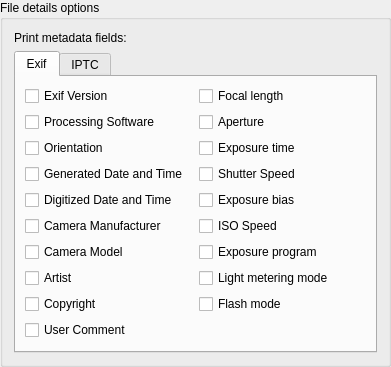
<?xml version="1.0" encoding="UTF-8"?>
<ui version="4.0">
 <class>DetailsGroupBox</class>
 <widget class="QGroupBox" name="DetailsGroupBox">
  <property name="geometry">
   <rect>
    <x>0</x>
    <y>0</y>
    <width>391</width>
    <height>317</height>
   </rect>
  </property>
  <property name="title">
   <string>File details options</string>
  </property>
  <layout class="QGridLayout" name="gridLayout">
   <item row="0" column="0">
    <widget class="QLabel" name="label_18">
     <property name="text">
      <string>Print metadata fields:</string>
     </property>
    </widget>
   </item>
   <item row="1" column="0">
    <widget class="QTabWidget" name="tabWidget">
     <property name="currentIndex">
      <number>0</number>
     </property>
     <widget class="QWidget" name="exifTab">
      <attribute name="title">
       <string>Exif</string>
      </attribute>
      <layout class="QGridLayout" name="gridLayout_4">
       <item row="4" column="0">
        <widget class="QCheckBox" name="exifGeneratedTimeCheckBox">
         <property name="text">
          <string>Generated Date and Time</string>
         </property>
        </widget>
       </item>
       <item row="2" column="0">
        <widget class="QCheckBox" name="exifSoftCheckBox">
         <property name="text">
          <string>Processing Software</string>
         </property>
        </widget>
       </item>
       <item row="1" column="1">
        <widget class="QCheckBox" name="exifFocalLengthCheckBox">
         <property name="text">
          <string>Focal length</string>
         </property>
        </widget>
       </item>
       <item row="1" column="0">
        <widget class="QCheckBox" name="exifVersionCheckBox">
         <property name="text">
          <string>Exif Version</string>
         </property>
        </widget>
       </item>
       <item row="3" column="0">
        <widget class="QCheckBox" name="exifOrientationCheckBox">
         <property name="text">
          <string>Orientation</string>
         </property>
        </widget>
       </item>
       <item row="7" column="0">
        <widget class="QCheckBox" name="exifManufacturerCheckBox">
         <property name="text">
          <string>Camera Manufacturer</string>
         </property>
        </widget>
       </item>
       <item row="5" column="0">
        <widget class="QCheckBox" name="exifDigitizedTimeCheckBox">
         <property name="text">
          <string>Digitized Date and Time</string>
         </property>
        </widget>
       </item>
       <item row="2" column="1">
        <widget class="QCheckBox" name="exifApertureCheckBox">
         <property name="text">
          <string>Aperture</string>
         </property>
        </widget>
       </item>
       <item row="3" column="1">
        <widget class="QCheckBox" name="exifExpTimeCheckBox">
         <property name="text">
          <string>Exposure time</string>
         </property>
        </widget>
       </item>
       <item row="8" column="0">
        <widget class="QCheckBox" name="exifModelCheckBox">
         <property name="text">
          <string>Camera Model</string>
         </property>
        </widget>
       </item>
       <item row="7" column="1">
        <widget class="QCheckBox" name="exifIsoCheckBox">
         <property name="text">
          <string>ISO Speed</string>
         </property>
        </widget>
       </item>
       <item row="9" column="1">
        <widget class="QCheckBox" name="exifMeteringCheckBox">
         <property name="text">
          <string>Light metering mode</string>
         </property>
        </widget>
       </item>
       <item row="8" column="1">
        <widget class="QCheckBox" name="exifExpProgramCheckBox">
         <property name="text">
          <string>Exposure program</string>
         </property>
        </widget>
       </item>
       <item row="9" column="0">
        <widget class="QCheckBox" name="exifArtistCheckBox_D">
         <property name="text">
          <string>Artist</string>
         </property>
        </widget>
       </item>
       <item row="10" column="0">
        <widget class="QCheckBox" name="exifCopyrightCheckBox_D">
         <property name="text">
          <string>Copyright</string>
         </property>
        </widget>
       </item>
       <item row="11" column="0">
        <widget class="QCheckBox" name="exifUserCommentCheckBox_D">
         <property name="text">
          <string>User Comment</string>
         </property>
        </widget>
       </item>
       <item row="10" column="1">
        <widget class="QCheckBox" name="exifFlashCheckBox">
         <property name="text">
          <string>Flash mode</string>
         </property>
        </widget>
       </item>
       <item row="4" column="1">
        <widget class="QCheckBox" name="exifShutterSpeedCheckBox">
         <property name="text">
          <string>Shutter Speed</string>
         </property>
        </widget>
       </item>
       <item row="5" column="1">
        <widget class="QCheckBox" name="exifExpBiasCheckBox">
         <property name="text">
          <string>Exposure bias</string>
         </property>
        </widget>
       </item>
      </layout>
     </widget>
     <widget class="QWidget" name="iptcTab">
      <attribute name="title">
       <string>IPTC</string>
      </attribute>
      <layout class="QGridLayout" name="gridLayout_5">
       <item row="1" column="0">
        <widget class="QCheckBox" name="iptcBylineCheckBox">
         <property name="text">
          <string>Author</string>
         </property>
        </widget>
       </item>
       <item row="0" column="0">
        <widget class="QCheckBox" name="iptcVersionCheckBox">
         <property name="text">
          <string>Model version</string>
         </property>
        </widget>
       </item>
       <item row="2" column="0">
        <widget class="QCheckBox" name="iptcCopyrightCheckBox">
         <property name="text">
          <string>Copyright</string>
         </property>
        </widget>
       </item>
       <item row="3" column="0">
        <widget class="QCheckBox" name="iptcObjectNameCheckBox">
         <property name="text">
          <string>Object name</string>
         </property>
        </widget>
       </item>
       <item row="0" column="1">
        <widget class="QCheckBox" name="iptcCreatedDateCheckBox">
         <property name="text">
          <string>Created date</string>
         </property>
        </widget>
       </item>
       <item row="4" column="0">
        <widget class="QCheckBox" name="iptcKeywordsCheckBox">
         <property name="text">
          <string>Keywords</string>
         </property>
        </widget>
       </item>
       <item row="2" column="1">
        <widget class="QCheckBox" name="iptcDigitizedDateCheckBox">
         <property name="text">
          <string>Digitized date</string>
         </property>
        </widget>
       </item>
       <item row="5" column="0">
        <widget class="QCheckBox" name="iptcCaptionCheckBox">
         <property name="text">
          <string>Description</string>
         </property>
        </widget>
       </item>
       <item row="6" column="0">
        <widget class="QCheckBox" name="iptcCountryNameCheckBox">
         <property name="text">
          <string>Country</string>
         </property>
        </widget>
       </item>
       <item row="7" column="0">
        <widget class="QCheckBox" name="iptcCityCheckBox">
         <property name="text">
          <string>City</string>
         </property>
        </widget>
       </item>
       <item row="1" column="1">
        <widget class="QCheckBox" name="iptcCreatedTimeCheckBox">
         <property name="text">
          <string>Created time</string>
         </property>
        </widget>
       </item>
       <item row="3" column="1">
        <widget class="QCheckBox" name="iptcDigitizedTimeCheckBox">
         <property name="text">
          <string>Digitized time</string>
         </property>
        </widget>
       </item>
       <item row="8" column="0">
        <widget class="QCheckBox" name="iptcEditStatusCheckBox">
         <property name="text">
          <string>Edit status</string>
         </property>
        </widget>
       </item>
      </layout>
     </widget>
    </widget>
   </item>
  </layout>
 </widget>
 <resources/>
 <connections/>
</ui>
